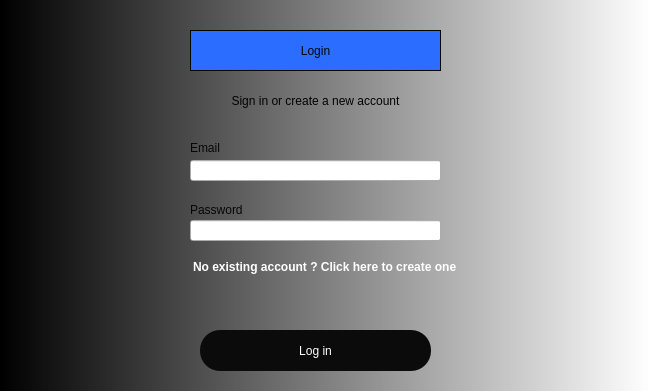
<?xml version="1.0" encoding="UTF-8"?>
<ui version="4.0">
 <class>Dialog</class>
 <widget class="QDialog" name="Dialog">
  <property name="enabled">
   <bool>true</bool>
  </property>
  <property name="geometry">
   <rect>
    <x>0</x>
    <y>0</y>
    <width>649</width>
    <height>391</height>
   </rect>
  </property>
  <property name="windowTitle">
   <string>Dialog</string>
  </property>
  <widget class="QWidget" name="widget" native="true">
   <property name="geometry">
    <rect>
     <x>0</x>
     <y>0</y>
     <width>651</width>
     <height>391</height>
    </rect>
   </property>
   <property name="styleSheet">
    <string notr="true">QWidget#widget{
background-color: qlineargradient(spread:pad, x1:0, y1:0, x2:1, y2:0, stop:0 rgba(0, 0, 0, 255), stop:1 rgba(255, 255, 255, 255));}</string>
   </property>
   <widget class="QLabel" name="label">
    <property name="geometry">
     <rect>
      <x>190</x>
      <y>30</y>
      <width>251</width>
      <height>41</height>
     </rect>
    </property>
    <property name="styleSheet">
     <string notr="true">font: 28pt &quot;MS Shell Dlg 2&quot;;color:rgb(6, 6, 6);
background-color:rgb(42, 109, 255)</string>
    </property>
    <property name="frameShape">
     <enum>QFrame::Box</enum>
    </property>
    <property name="text">
     <string>Login</string>
    </property>
    <property name="textFormat">
     <enum>Qt::AutoText</enum>
    </property>
    <property name="alignment">
     <set>Qt::AlignCenter</set>
    </property>
    <property name="wordWrap">
     <bool>false</bool>
    </property>
   </widget>
   <widget class="QLabel" name="label_2">
    <property name="geometry">
     <rect>
      <x>100</x>
      <y>80</y>
      <width>431</width>
      <height>41</height>
     </rect>
    </property>
    <property name="styleSheet">
     <string notr="true">font: 20pt &quot;MS Shell Dlg 2&quot;;
color: rgb(3, 3, 3);</string>
    </property>
    <property name="text">
     <string>Sign in or create a new account</string>
    </property>
    <property name="alignment">
     <set>Qt::AlignCenter</set>
    </property>
   </widget>
   <widget class="QPushButton" name="login2">
    <property name="geometry">
     <rect>
      <x>200</x>
      <y>330</y>
      <width>231</width>
      <height>41</height>
     </rect>
    </property>
    <property name="styleSheet">
     <string notr="true">border-radius:20px;
background-color: rgb(11, 11, 11);
color:white;
font: 22pt &quot;MS Shell Dlg 2&quot;;</string>
    </property>
    <property name="text">
     <string>Log in</string>
    </property>
    <property name="iconSize">
     <size>
      <width>12</width>
      <height>12</height>
     </size>
    </property>
    <property name="checkable">
     <bool>true</bool>
    </property>
    <property name="autoDefault">
     <bool>true</bool>
    </property>
    <property name="default">
     <bool>false</bool>
    </property>
    <property name="flat">
     <bool>false</bool>
    </property>
   </widget>
   <widget class="QLineEdit" name="Email">
    <property name="geometry">
     <rect>
      <x>190</x>
      <y>160</y>
      <width>251</width>
      <height>21</height>
     </rect>
    </property>
   </widget>
   <widget class="QLabel" name="label_3">
    <property name="geometry">
     <rect>
      <x>190</x>
      <y>140</y>
      <width>251</width>
      <height>16</height>
     </rect>
    </property>
    <property name="styleSheet">
     <string notr="true">color: rgb(6, 6, 6);
font: 16pt &quot;MS Shell Dlg 2&quot;;</string>
    </property>
    <property name="text">
     <string>Email</string>
    </property>
   </widget>
   <widget class="QLineEdit" name="Password">
    <property name="geometry">
     <rect>
      <x>190</x>
      <y>220</y>
      <width>251</width>
      <height>21</height>
     </rect>
    </property>
   </widget>
   <widget class="QLabel" name="label_4">
    <property name="geometry">
     <rect>
      <x>190</x>
      <y>200</y>
      <width>251</width>
      <height>20</height>
     </rect>
    </property>
    <property name="styleSheet">
     <string notr="true">color: rgb(6, 6, 6);
font: 16pt &quot;MS Shell Dlg 2&quot;;</string>
    </property>
    <property name="text">
     <string>Password</string>
    </property>
   </widget>
   <widget class="QLabel" name="error">
    <property name="geometry">
     <rect>
      <x>190</x>
      <y>280</y>
      <width>261</width>
      <height>21</height>
     </rect>
    </property>
    <property name="styleSheet">
     <string notr="true">font: 10pt &quot;MS Shell Dlg 2&quot;;color:red</string>
    </property>
    <property name="text">
     <string/>
    </property>
   </widget>
   <widget class="QLabel" name="success">
    <property name="geometry">
     <rect>
      <x>190</x>
      <y>280</y>
      <width>261</width>
      <height>21</height>
     </rect>
    </property>
    <property name="styleSheet">
     <string notr="true">font: 10pt &quot;MS Shell Dlg 2&quot;;color:rgb(33, 219, 0)</string>
    </property>
    <property name="text">
     <string/>
    </property>
   </widget>
   <widget class="QCommandLinkButton" name="create">
    <property name="geometry">
     <rect>
      <x>180</x>
      <y>250</y>
      <width>281</width>
      <height>31</height>
     </rect>
    </property>
    <property name="layoutDirection">
     <enum>Qt::LeftToRight</enum>
    </property>
    <property name="autoFillBackground">
     <bool>false</bool>
    </property>
    <property name="styleSheet">
     <string notr="true">background-color: rgb(0, 0, 0);
color: rgb(255, 255, 255);

</string>
    </property>
    <property name="text">
     <string>No existing account ? Click here to create one</string>
    </property>
    <property name="icon">
     <iconset theme="ggggggggg">
      <normaloff>.</normaloff>.</iconset>
    </property>
    <property name="iconSize">
     <size>
      <width>0</width>
      <height>0</height>
     </size>
    </property>
   </widget>
  </widget>
 </widget>
 <resources/>
 <connections/>
</ui>
